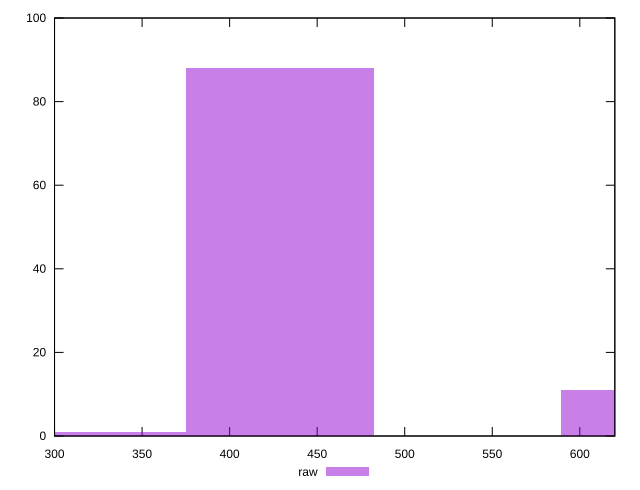

Source code (gnuplot):
reset

$raw <<EOF
643.057069052205 11
428.70471270146993 88
321.5285345261025 1
EOF

set key outside below
set boxwidth 107.17617817536748
set xrange [300:620]
set yrange [0:100]
set trange [0:100]
set style fill transparent solid 0.5 noborder
set terminal svg size 640, 490 enhanced background rgb 'white'
set output "report_00019_2021-02-10T18-14-37.922Z//uses-webp-images/samples/pages+cached+noadtech/raw/histogram.svg"

plot $raw title "raw" with boxes

reset
